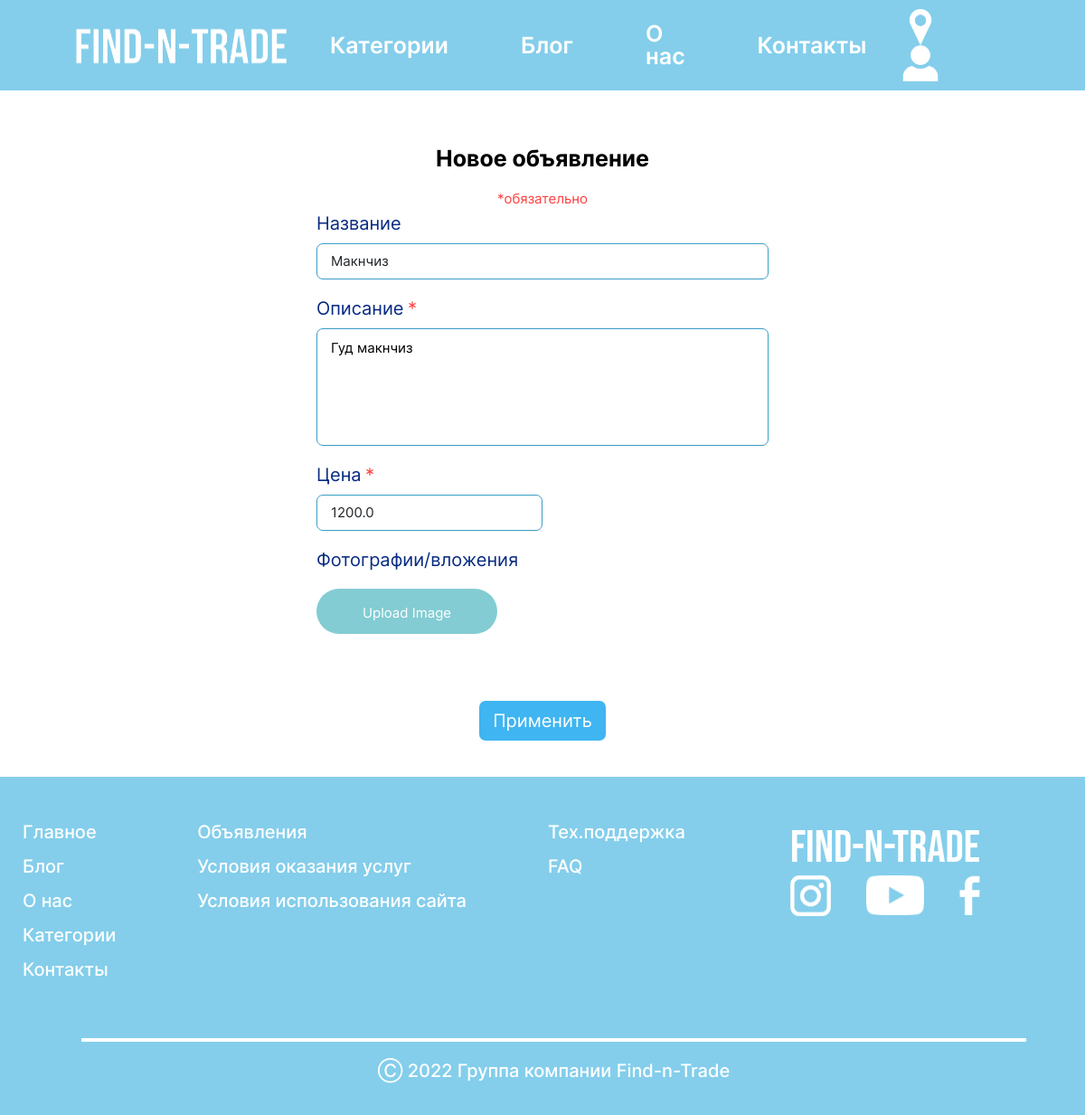
/edit_ad/2/ (signed in), run on the app's committed database.
### main/models.py (models this page shows, shortened)
class Ad(models.Model):
    user= models.ForeignKey(CustomUser, blank=False, null=False, on_delete=models.CASCADE, related_name='creator')
    title= models.CharField(max_length=50, verbose_name="Title")
    company_name= models.CharField(max_length=50, blank=True, null=True, verbose_name="Company_name")
    description= models.TextField(verbose_name="Description")
    image_link = models.ImageField(upload_to=user_image_directory_path, blank=True, null=True,
                                   verbose_name="Ad image")
    cost= models.FloatField(verbose_name="Cost")
    responders= models.ManyToManyField(Respond, blank=True, null=True)
    create_date = models.DateField(auto_now_add=True, verbose_name="Creation date")
    edit_date = models.DateField(auto_now=True, verbose_name="Edit date")
    is_active = models.BooleanField(default=True, verbose_name="Active")
    category=models.ForeignKey(Category, blank=True, null=True, on_delete=models.CASCADE)

### main/views.py (the view, shortened to what this page needs)
# urls.py: path('edit_ad/<int:pk>/', views.AdEditView.as_view(), name='edit ad'),
class AdEditView(UpdateView):
    template_name = "main/edit_ad.html"
    model = Ad
    form_class = AdCreateForm
    def get_initial(self):
        model = CustomUser.objects.get(id=self.request.user.id)
        ad = Ad.objects.get(id=self.kwargs['pk'], user=model)
        return {'title': ad.title}

### main/templates/main/edit_ad.html (shortened to what this page needs)
{% extends 'main/base.html' %}
{% load static %}
{% block links %}  <link rel="stylesheet" href="{% static 'main/css/style_imported.css' %}">  {% endblock %}
{% block content %}
<body background="{% static 'main/images/bg4.png' %}">
    <main>
        <h1 id="newad">Новое объявление</h1>
        <form action="" method="POST" class="newadouterdiv" enctype="multipart/form-data">
          <p id="required">*обязательно</p>
          <div class="newadleft">
            <div class="labeloneline">
              <label class="text-field__label" for="name">Название</label>
            </div>
            {{form.title}}
               <div class="labeloneline">
              <label class="text-field__label" for="companyname">Описание</label>
              <label style="color:#FF3E3E" class="text-field__label" for="description">*</label>
            </div>
            {{form.description}}
            <div class="labeloneline">
              <label class="text-field__label" for="name">Цена</label>
              <label style="color:#FF3E3E" class="text-field__label" for="price">*</label>
            </div>
            {{form.cost}}
               <div class="labeloneline">
              <label class="text-field__label" for="name">Фотографии/вложения</label>
            </div>
            <div class="file-upload" style="display:flex;">
                         <div class="picedit">
                         <div class="panel">
                          <div class="button_outer">
                            <div class="btn_upload">
                              <input type="file" name="image_link" accept="image/*" id="id_image_link"> Upload Image
                            </div>
                          </div>
                         </div>
                        </div>
            </div>
        <button id="publishsubmit" type="submit"><a href="{% url 'active ads' %}">Применить</a> </button>
        </form>
    </main>
    <footer class="footer">
        <div class="container">
            <div class="footer__wrapper">
                <div class="footer__links">
                    <div class="footer__links__wrapper">
                        <div class="footer__links-column">
                            <ul class="footer__links-column__list">
                                <li class="footer__links-column__list-item"><a href="{% url 'index' %}" class="footer__links-column__list-item__link">Главное</a></li>
                                <li class="footer__links-column__list-item"><a href="{% url 'blog' %}" class="footer__links-column__list-item__link">Блог</a></li>
                                <li class="footer__links-column__list-item"><a href="{% url 'about_us' %}" class="footer__links-column__list-item__link">О нас</a></li>
                                <li class="footer__links-column__list-item"><a href="{% url 'categories' %}" class="footer__links-column__list-item__link">Категории</a></li>
                                <li class="footer__links-column__list-item"><a href="{% url 'contact' %}" class="footer__links-column__list-item__link">Контакты</a></li>
                            </ul>
                        </div>
                        <div class="footer__links-column">
                            <ul class="footer__links-column__list">
                                <li class="footer__links-column__list-item"><a href="{% url 'searchresult' %}" class="footer__links-column__list-item__link">Объявления</a></li>
                                <li class="footer__links-column__list-item"><a href="{% url 'termscond' %}" class="footer__links-column__list-item__link">Условия оказания услуг</a></li>
                                <li class="footer__links-column__list-item"><a href="#" class="footer__links-column__list-item__link">Условия использования сайта</a></li>
                            </ul>
                        </div>
                        <div class="footer__links-column">
                            <ul class="footer__links-column__list">
                                <li class="footer__links-column__list-item"><a href="{% url 'support_chat' %}" class="footer__links-column__list-item__link">Тех.поддержка</a></li>
                                <li class="footer__links-column__list-item"><a href="#" class="footer__links-column__list-item__link">FAQ</a></li>
                            </ul>
                        </div>
                    </div>
                </div>
                <div class="footer__social">
                    <a href="{% url 'index' %}"><div class="footer__social-logo">FIND-N-TRADE</div></a>
                    <div class="footer__social__items">
                        <a href="https://www.instagram.com/"><img src="{% static 'main/icons/insta.svg' %}" alt="instagram" class="footer__social-item">
                        <a href="https://www.youtube.com/"><img src="{% static 'main/icons/youtube.svg' %}" alt="youtube" class="footer__social-item">
                        <a href="https://ru-ru.facebook.com/"><img src="{% static 'main/icons/facebook.svg' %}" alt="facebook" class="footer__social-item">
                    </div>
                </div>
            </div>
            <div class="dash"></div>
            <div class="footer__credit">Ⓒ 2022 Группа компании Find-n-Trade</div>
        </div>
    </footer>
</body>
{% endblock %}

### main/static/main/css/style.css (style rules this page uses)
* { box-sizing: border-box; margin: 0; padding: 0; font-family: "Inter", sans-serif; }
a { text-decoration: none; color: #fff; user-drag: none; -webkit-user-drag: none; user-select: none; -moz-user-select: none; -webkit-user-select: none; -ms-user-select: none; }
img { -webkit-user-select: none; -moz-user-select: none; -ms-user-select: none; user-select: none; user-drag: none; -webkit-user-drag: none; user-select: none; -moz-user-select: none; -webkit-user-select: none; -ms-user-select: none; }
button { border: none; outline: none; background: none; display: block; cursor: pointer; -webkit-user-select: none; -moz-user-select: none; -ms-user-select: none; user-select: none; }
ul { list-style-type: none; }
.container { max-width: 1620px; margin: 0 auto; }
.dash { margin: 0 auto; margin-top: 50px; width: 89%; height: 0px; border: 2px solid #FFFFFF; }
.footer { background: #84CEEB; box-shadow: 0px 4px 4px rgba(0, 0, 0, 0.25); padding: 29px 0; }
.footer__wrapper { display: flex; justify-content: space-between; }
.footer__links__wrapper { margin-top: 20px; display: flex; }
.footer__links-column { margin-right: 90px; }
.footer__links-column:last-child { margin-right: 0; }
.footer__links-column__list-item { font-family: "Inter"; font-style: normal; font-weight: 500; font-size: 20px; color: #FFFFFF; margin-bottom: 14px; }
.footer__links-column__list-item__link { transition: 0.3s all; }
.footer__social-logo { font-family: "Bebas Neue"; font-style: normal; font-weight: 400; font-size: 50px; color: #FFFFFF; margin-top: 20px; }
.footer__social__items { display: flex; justify-content: space-between; }
.footer__social-item { object-fit: contain; height: 45px; width: 100%; cursor: pointer; transition: 0.3s all; }
.footer__credit { margin-top: 20px; font-family: "Inter"; font-style: normal; font-weight: 500; font-size: 20px; color: #FFFFFF; text-align: center; }
:root { --bs-lightblue: #84CEEB; --bs-blue: #5AB9EA; --bs-gradient_one: linear-gradient(60deg, rgba(104, 201, 201, 0.8724440459777661) 15%, rgba(90, 185, 234, 0.4186625333727241) 49%, rgba(86, 128, 233, 0.7015756986388305) 84%); --bs--gradient_two: linear-gradient(45deg, rgba(255, 255, 255, 0.8724440459777661) 15%, rgba(86, 128, 233, 0.7015756986388305) 84%); --bs--gradient_three: linear-gradient(45deg, rgba(255, 255, 255, 0.8724440459777661) 15%, rgba(109, 177, 232, 0.702) 90%); --bs--gradient_four: linear-gradient(45deg, #68C9C9, #5680E9); --bs--lapisblue: #5680E9; --bs-darkblue: #152243; --bs-sea: #072A82; --bs-lavender: #83A4EF; --bs-green: #81D6CD; --bs-grayblue: #2E5E71; --bs-lime: #00FF85; --bs-red: #FF3E3E; --bs-yellow: #FFD84F; }
:root { --bs-lightblue: #84CEEB; --bs-blue: #5AB9EA; --bs-gradient_one: linear-gradient(60deg, rgba(104, 201, 201, 0.8724440459777661) 15%, rgba(90, 185, 234, 0.4186625333727241) 49%, rgba(86, 128, 233, 0.7015756986388305) 84%); --bs--gradient_two: linear-gradient(45deg, rgba(255, 255, 255, 0.8724440459777661) 15%, rgba(86, 128, 233, 0.7015756986388305) 84%); --bs--lapisblue: #5680E9; --bs-darkblue: #152243; --bs-lavender: #83A4EF; --bs-green: #81D6CD; }

### data on the page
Ad: title "Макнчиз", description "Гуд макнчиз", cost "1200.0"
